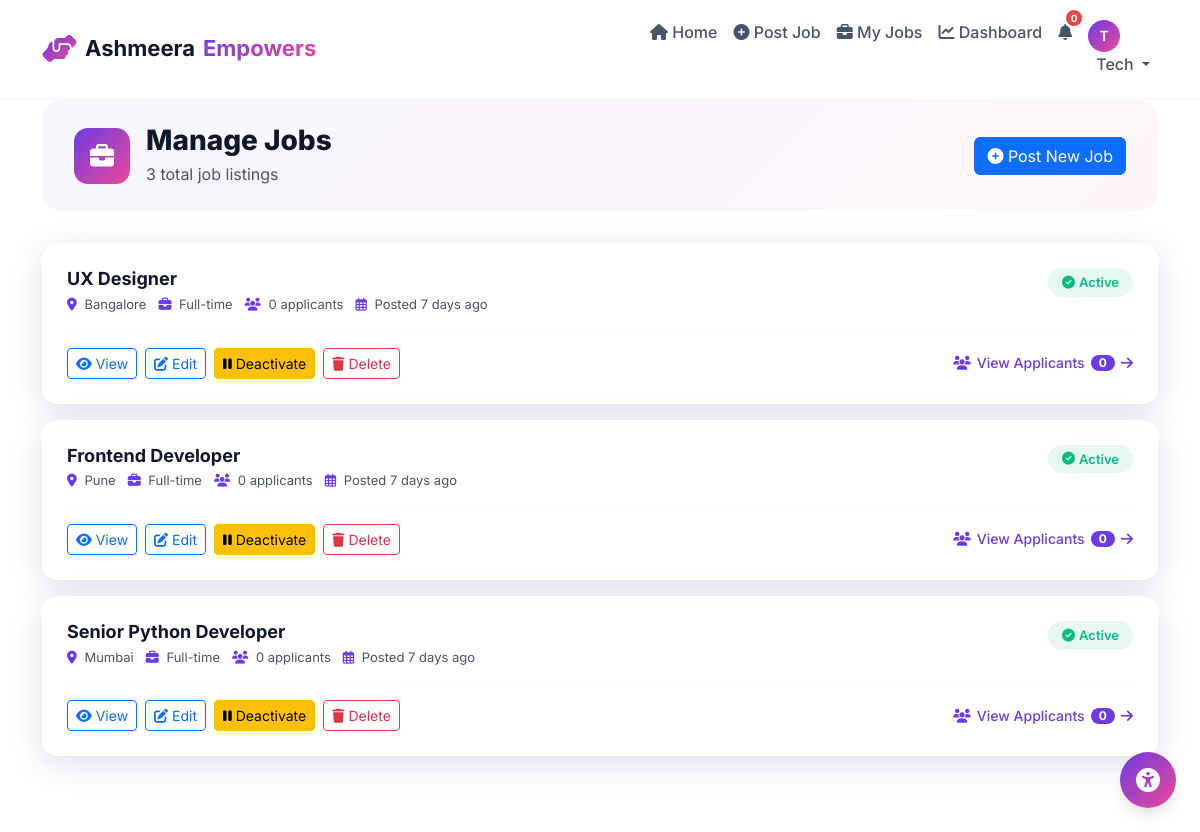
/employer/jobs (signed in), run on the app's committed database.
### models.py (models this page shows, shortened)
class User(UserMixin, db.Model):
    __tablename__ = 'users'
    id = db.Column(db.Integer, primary_key=True)
    email = db.Column(db.String(100), unique=True, nullable=False)
    password_hash = db.Column(db.String(255), nullable=False)
    full_name = db.Column(db.String(100), nullable=False)
    phone = db.Column(db.String(20))
    user_type = db.Column(db.String(20), default='user')
    is_active = db.Column(db.Boolean, default=True)
    is_verified = db.Column(db.Boolean, default=False)
    profile_photo = db.Column(db.String(255))
    resume = db.Column(db.String(255))
    bio = db.Column(db.Text)
    location = db.Column(db.String(100))
    disability_type = db.Column(db.String(50))
    date_of_birth = db.Column(db.String(20))
    gender = db.Column(db.String(20))
    preferred_job_type = db.Column(db.String(50))
    preferred_location = db.Column(db.String(100))
    expected_salary_min = db.Column(db.Integer)
    expected_salary_max = db.Column(db.Integer)
    work_from_home = db.Column(db.Boolean, default=False)
    skills = db.Column(db.Text)
    security_question = db.Column(db.String(200))
    security_answer = db.Column(db.String(200))
    created_at = db.Column(db.DateTime, default=datetime.utcnow)
    updated_at = db.Column(db.DateTime, default=datetime.utcnow, onupdate=datetime.utcnow)
    last_login = db.Column(db.DateTime)
    applications = db.relationship('Application', backref='applicant', lazy=True)
    notifications = db.relationship('Notification', backref='recipient', lazy=True)
    saved_jobs = db.relationship('SavedJob', backref='saver', lazy=True)

class Job(db.Model):
    __tablename__ = 'jobs'
    id = db.Column(db.Integer, primary_key=True)
    employer_id = db.Column(db.Integer, db.ForeignKey('employers.id'), nullable=False)
    title = db.Column(db.String(100), nullable=False)
    description = db.Column(db.Text, nullable=False)
    requirements = db.Column(db.Text)
    category = db.Column(db.String(50))
    job_type = db.Column(db.String(50))
    experience_level = db.Column(db.String(50))
    location = db.Column(db.String(100))
    salary_min = db.Column(db.Integer)
    salary_max = db.Column(db.Integer)
    work_from_home = db.Column(db.Boolean, default=False)
    disability_friendly = db.Column(db.Boolean, default=True)
    is_active = db.Column(db.Boolean, default=True)
    is_featured = db.Column(db.Boolean, default=False)
    posted_date = db.Column(db.DateTime, default=datetime.utcnow)
    expiry_date = db.Column(db.DateTime)
    employer = db.relationship('Employer', backref='jobs', lazy=True)
    @property
    def applicant_count(self):
        return Application.query.filter_by(job_id=self.id).count()
    @property
    def days_active(self):
        if self.posted_date:
            delta = datetime.utcnow() - self.posted_date
            return delta.days
        return 0

### app.py (the view)
@app.route('/employer/jobs')
@login_required
def employer_jobs():
    if current_user.user_type != 'employer':
        flash('You do not have permission to access this page.', 'danger')
        return redirect(url_for('dashboard'))
    employer = Employer.query.filter_by(user_id=current_user.id).first()
    if not employer:
        return redirect(url_for('employer_profile'))
    jobs = Job.query.filter_by(employer_id=employer.id).order_by(Job.posted_date.desc()).all()
    return render_template('employer/manage_jobs.html', jobs=jobs)

### templates/employer/manage_jobs.html (shortened to what this page needs)
{% extends "base.html" %}
{% block content %}
<div class="manage-jobs-page">
    <div class="container">
        <div class="page-header">
            <div class="header-content">
                <div class="header-icon">
                    <i class="fas fa-briefcase"></i>
                </div>
                <div>
                    <h1 class="page-title">Manage Jobs</h1>
                    <p class="page-subtitle">{{ jobs|length }} total job listings</p>
                </div>
            </div>
            <a href="{{ url_for('post_job') }}" class="btn btn-primary">
                <i class="fas fa-plus-circle"></i> Post New Job
            </a>
        </div>
        {% if jobs %}
            <div class="jobs-list">
                {% for job in jobs %}
                    <div class="job-item glass-card" data-job-id="{{ job.id }}">
                        <div class="job-header">
                            <div class="job-info">
                                <h3 class="job-title">
                                    <a href="{{ url_for('job_detail', job_id=job.id) }}">{{ job.title }}</a>
                                </h3>
                                <div class="job-meta">
                                    <span class="meta-item">
                                        <i class="fas fa-map-marker-alt"></i> {{ job.location or 'Remote' }}
                                    </span>
                                    <span class="meta-item">
                                        <i class="fas fa-briefcase"></i> {{ job.job_type or 'Full-time' }}
                                    </span>
                                    <span class="meta-item">
                                        <i class="fas fa-users"></i> {{ job.applicant_count }} applicants
                                    </span>
                                    <span class="meta-item">
                                        <i class="far fa-calendar-alt"></i> Posted {{ job.days_active }} days ago
                                    </span>
                                </div>
                            </div>
                            <div class="job-status">
                                <span class="status-badge {% if job.is_active %}status-active{% else %}status-inactive{% endif %}">
                                    <i class="fas fa-{% if job.is_active %}check-circle{% else %}times-circle{% endif %}"></i>
                                    {% if job.is_active %}Active{% else %}Inactive{% endif %}
                                </span>
                            </div>
                        </div>
                        <div class="job-footer">
                            <div class="job-actions">
                                <a href="{{ url_for('job_detail', job_id=job.id) }}" class="btn btn-sm btn-outline-primary">
                                    <i class="fas fa-eye"></i> View
                                </a>
                                <a href="{{ url_for('edit_job', job_id=job.id) }}" class="btn btn-sm btn-outline-primary">
                                    <i class="fas fa-edit"></i> Edit
                                </a>
                                <button class="btn btn-sm {% if job.is_active %}btn-warning{% else %}btn-success{% endif %}"
                                        onclick="toggleJobStatus({{ job.id }}, this)">
                                    <i class="fas fa-{% if job.is_active %}pause{% else %}play{% endif %}"></i>
                                    {% if job.is_active %}Deactivate{% else %}Activate{% endif %}
                                </button>
                                <button class="btn btn-sm btn-outline-danger" onclick="deleteJob({{ job.id }})">
                                    <i class="fas fa-trash"></i> Delete
                                </button>
                            </div>
                            <a href="{{ url_for('employer_applicants', job_id=job.id) }}" class="view-applicants">
                                <i class="fas fa-users"></i> View Applicants
                                <span class="badge">{{ job.applicant_count }}</span>
                                <i class="fas fa-arrow-right"></i>
                            </a>
                        </div>
                    </div>
                {% endfor %}
            </div>
        {% endif %}
    </div>
</div>
{% endblock %}

### templates/base.html (shortened to what this page needs)
<!DOCTYPE html>
<html lang="en" data-bs-theme="light">
<head>
    <link href="https://cdn.jsdelivr.net/npm/bootstrap@5.3.0/dist/css/bootstrap.min.css" rel="stylesheet">
    <link rel="stylesheet" href="https://cdnjs.cloudflare.com/ajax/libs/font-awesome/6.4.0/css/all.min.css">
    <link rel="stylesheet" href="{{ url_for('static', filename='css/style.css') }}">
    <link rel="stylesheet" href="{{ url_for('static', filename='css/accessibility.css') }}">
</head>
<body>
    <div class="accessibility-toolbar" id="accessibilityToolbar">
        <button class="accessibility-toggle" onclick="toggleAccessibilityMenu()" aria-label="Accessibility Menu">
            <i class="fas fa-universal-access"></i>
        </button>
    </div>
    <nav class="navbar navbar-expand-lg navbar-custom fixed-top" id="mainNav">
        <div class="container">
            <a class="navbar-brand" href="{{ url_for('index') }}">
                <div class="brand-wrapper">
                    <i class="fas fa-hands-helping brand-icon"></i>
                    <span class="brand-text">Ashmeera</span>
                    <span class="brand-highlight">Empowers</span>
                </div>
            </a>
            <div class="collapse navbar-collapse" id="navbarNav">
                <ul class="navbar-nav ms-auto">
                    <li class="nav-item">
                        <a class="nav-link" href="{{ url_for('index') }}">
                            <i class="fas fa-home"></i> Home
                        </a>
                    </li>
                    {% if current_user.is_authenticated %}
                        {% if current_user.user_type == 'user' %}
                            <li class="nav-item">
                                <a class="nav-link" href="{{ url_for('user_jobs') }}">
                                    <i class="fas fa-search"></i> Find Jobs
                                </a>
                            </li>
                            <li class="nav-item">
                                <a class="nav-link" href="{{ url_for('user_applications') }}">
                                    <i class="fas fa-file-alt"></i> Applications
                                </a>
                            </li>
                            <li class="nav-item">
                                <a class="nav-link" href="{{ url_for('user_dashboard') }}">
                                    <i class="fas fa-user"></i> Dashboard
                                </a>
                            </li>
                        {% elif current_user.user_type == 'employer' %}
                            <li class="nav-item">
                                <a class="nav-link" href="{{ url_for('post_job') }}">
                                    <i class="fas fa-plus-circle"></i> Post Job
                                </a>
                            </li>
                            <li class="nav-item">
                                <a class="nav-link" href="{{ url_for('employer_jobs') }}">
                                    <i class="fas fa-briefcase"></i> My Jobs
                                </a>
                            </li>
                            <li class="nav-item">
                                <a class="nav-link" href="{{ url_for('employer_dashboard') }}">
                                    <i class="fas fa-chart-line"></i> Dashboard
                                </a>
                            </li>
                        {% elif current_user.user_type == 'admin' %}
                            <li class="nav-item">
                                <a class="nav-link" href="{{ url_for('admin_dashboard') }}">
                                    <i class="fas fa-crown"></i> Admin
                                </a>
                            </li>
                        {% endif %}
                        {% if current_user.user_type != 'admin' %}
                            <li class="nav-item">
                                <a class="nav-link notification-icon" href="{% if current_user.user_type == 'user' %}{{ url_for('user_notifications') }}{% else %}{{ url_for('employer_notifications') }}{% endif %}" id="notificationBell">
                                    <i class="fas fa-bell"></i>
                                    <span class="notification-badge" id="notificationCount">{{ get_notification_count() }}</span>
                                </a>
                            </li>
                        {% endif %}
                        <li class="nav-item dropdown">
                            <a class="nav-link dropdown-toggle profile-dropdown" href="#" id="profileDropdown" role="button" data-bs-toggle="dropdown">
                                {% if current_user.profile_photo %}
                                    <img src="{{ url_for('static', filename='uploads/profiles/' + current_user.profile_photo) }}"
                                         alt="Profile" class="profile-avatar-small"
                                         onerror="this.style.display='none';this.nextElementSibling.style.display='flex'">
                                    <div class="profile-avatar-placeholder-nav" style="display:none;">
                                        {{ current_user.full_name[0]|upper }}
                                    </div>
                                {% else %}
                                    <div class="profile-avatar-placeholder-nav">
                                        {{ current_user.full_name[0]|upper }}
                                    </div>
                                {% endif %}
                                <span class="profile-name">{{ current_user.full_name.split()[0] }}</span>
                            </a>
                        </li>
                    {% endif %}
                </ul>
            </div>
        </div>
    </nav>
    <main class="main-content">
        {% block content %}{% endblock %}
    </main>
</body>
</html>

### data on the page
User: is_active "0", full_name "T", full_name "Tech"
Job: title "UX Designer", location "Bangalore", job_type "Full-time", applicant_count "0", days_active "7", is_active True (drawn)
Job: title "Frontend Developer", location "Pune", job_type "Full-time", applicant_count "0", days_active "7", is_active True (drawn)
Job: title "Senior Python Developer", location "Mumbai", job_type "Full-time", applicant_count "0", days_active "7", is_active True (drawn)

### other printed values
{{ jobs|length }} "3"
